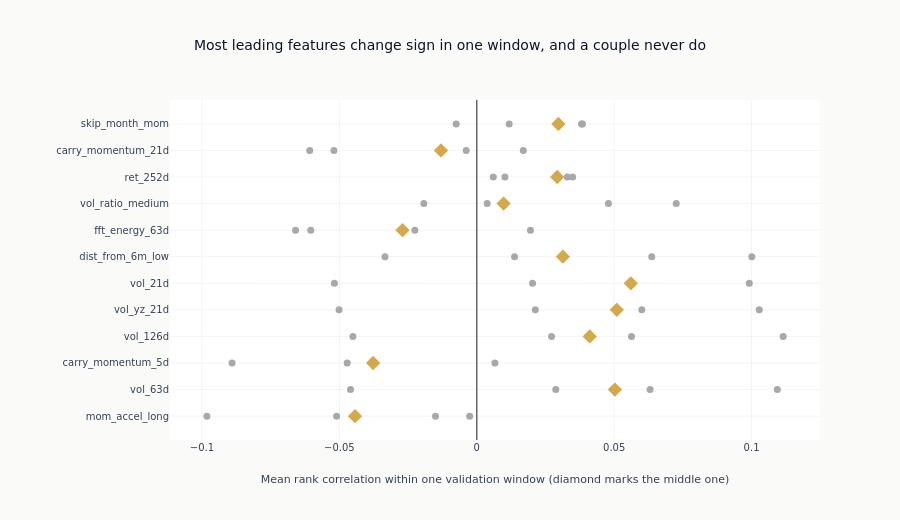

Notebook code cell kept with this figure:
### Markdown cell above
### The same features, one window at a time

The average above is drawn over the whole span. This is the same quantity computed
inside each validation window separately: one dot per window, with the middle one
marked. A feature whose dots sit on one side of zero is one the average describes; a
feature whose dots straddle zero has an average that is a compromise between periods
that disagreed. The dots and the marker are produced by the same function the
sign-consistency screen reads, so the marked value is always the middle of the windows
drawn beside it.

### Code cell
fold_features = [f for f in eval_summary["feature"].to_list() if f in fold_stats][:FOLDS_SHOWN]
fig = go.Figure()
for feat in fold_features:
    per_fold = fold_mean_ics(ic_timeseries[feat])
    fig.add_trace(
        go.Scatter(
            x=per_fold,
            y=[feat] * len(per_fold),
            mode="markers",
            marker=dict(color=GRAY_FILLS["muted"], size=7),
            showlegend=False,
        )
    )
    fig.add_trace(
        go.Scatter(
            x=[fold_stats[feat]["median_fold_ic"]],
            y=[feat],
            mode="markers",
            marker=dict(color=COLORS["amber"], size=11, symbol="diamond"),
            showlegend=False,
        )
    )
fig.add_vline(x=0, line=dict(color=GRAY_FILLS["border"], width=1))
fig.update_layout(
    template="ml4t",
    height=520,
    width=900,
    title_text="Most leading features change sign in one window, and a couple never do",
    xaxis_title="Mean rank correlation within one validation window (diamond marks the middle one)",
    margin=dict(l=170),
)
fig.show()

### Figure 1 — Plotly figure (JSON) as saved in the notebook; plotly's stock layout.template omitted (floating-point values rounded to 4 significant figures)
{"data": [{"marker": {"color": "#a8a8a8", "size": 7}, "mode": "markers", "showlegend": false, "type": "scatter", "x": [-0.01502, -0.05101, -0.002599, -0.0443, -0.09822], "y": ["mom_accel_long", "mom_accel_long", "mom_accel_long", "mom_accel_long", "mom_accel_long"]}, {"marker": {"color": "#D4A84B", "size": 11, "symbol": "diamond"}, "mode": "markers", "showlegend": false, "type": "scatter", "x": [-0.0443], "y": ["mom_accel_long"]}, {"marker": {"color": "#a8a8a8", "size": 7}, "mode": "markers", "showlegend": false, "type": "scatter", "x": [-0.04595, 0.06306, 0.1094, 0.05026, 0.02876], "y": ["vol_63d", "vol_63d", "vol_63d", "vol_63d", "vol_63d"]}, {"marker": {"color": "#D4A84B", "size": 11, "symbol": "diamond"}, "mode": "markers", "showlegend": false, "type": "scatter", "x": [0.05026], "y": ["vol_63d"]}, {"marker": {"color": "#a8a8a8", "size": 7}, "mode": "markers", "showlegend": false, "type": "scatter", "x": [0.006609, -0.03772, -0.03715, -0.04716, -0.08906], "y": ["carry_momentum_5d", "carry_momentum_5d", "carry_momentum_5d", "carry_momentum_5d", "carry_momentum_5d"]}, {"marker": {"color": "#D4A84B", "size": 11, "symbol": "diamond"}, "mode": "markers", "showlegend": false, "type": "scatter", "x": [-0.03772], "y": ["carry_momentum_5d"]}, {"marker": {"color": "#a8a8a8", "size": 7}, "mode": "markers", "showlegend": false, "type": "scatter", "x": [-0.04508, 0.05631, 0.1115, 0.04111, 0.02721], "y": ["vol_126d", "vol_126d", "vol_126d", "vol_126d", "vol_126d"]}, {"marker": {"color": "#D4A84B", "size": 11, "symbol": "diamond"}, "mode": "markers", "showlegend": false, "type": "scatter", "x": [0.04111], "y": ["vol_126d"]}, {"marker": {"color": "#a8a8a8", "size": 7}, "mode": "markers", "showlegend": false, "type": "scatter", "x": [-0.05011, 0.05095, 0.1028, 0.06006, 0.02131], "y": ["vol_yz_21d", "vol_yz_21d", "vol_yz_21d", "vol_yz_21d", "vol_yz_21d"]}, {"marker": {"color": "#D4A84B", "size": 11, "symbol": "diamond"}, "mode": "markers", "showlegend": false, "type": "scatter", "x": [0.05095], "y": ["vol_yz_21d"]}, {"marker": {"color": "#a8a8a8", "size": 7}, "mode": "markers", "showlegend": false, "type": "scatter", "x": [-0.05181, 0.05606, 0.09918, 0.05653, 0.0203], "y": ["vol_21d", "vol_21d", "vol_21d", "vol_21d", "vol_21d"]}, {"marker": {"color": "#D4A84B", "size": 11, "symbol": "diamond"}, "mode": "markers", "showlegend": false, "type": "scatter", "x": [0.05606], "y": ["vol_21d"]}, {"marker": {"color": "#a8a8a8", "size": 7}, "mode": "markers", "showlegend": false, "type": "scatter", "x": [-0.03339, 0.01375, 0.1001, 0.06367, 0.03135], "y": ["dist_from_6m_low", "dist_from_6m_low", "dist_from_6m_low", "dist_from_6m_low", "dist_from_6m_low"]}, {"marker": {"color": "#D4A84B", "size": 11, "symbol": "diamond"}, "mode": "markers", "showlegend": false, "type": "scatter", "x": [0.03135], "y": ["dist_from_6m_low"]}, {"marker": {"color": "#a8a8a8", "size": 7}, "mode": "markers", "showlegend": false, "type": "scatter", "x": [-0.06042, 0.01954, -0.02253, -0.02702, -0.06595], "y": ["fft_energy_63d", "fft_energy_63d", "fft_energy_63d", "fft_energy_63d", "fft_energy_63d"]}, {"marker": {"color": "#D4A84B", "size": 11, "symbol": "diamond"}, "mode": "markers", "showlegend": false, "type": "scatter", "x": [-0.02702], "y": ["fft_energy_63d"]}, {"marker": {"color": "#a8a8a8", "size": 7}, "mode": "markers", "showlegend": false, "type": "scatter", "x": [0.003783, 0.07259, -0.01926, 0.04793, 0.009761], "y": ["vol_ratio_medium", "vol_ratio_medium", "vol_ratio_medium", "vol_ratio_medium", "vol_ratio_medium"]}, {"marker": {"color": "#D4A84B", "size": 11, "symbol": "diamond"}, "mode": "markers", "showlegend": false, "type": "scatter", "x": [0.009761], "y": ["vol_ratio_medium"]}, {"marker": {"color": "#a8a8a8", "size": 7}, "mode": "markers", "showlegend": false, "type": "scatter", "x": [0.006024, 0.03296, 0.03488, 0.01024, 0.02926], "y": ["ret_252d", "ret_252d", "ret_252d", "ret_252d", "ret_252d"]}, {"marker": {"color": "#D4A84B", "size": 11, "symbol": "diamond"}, "mode": "markers", "showlegend": false, "type": "scatter", "x": [0.02926], "y": ["ret_252d"]}, {"marker": {"color": "#a8a8a8", "size": 7}, "mode": "markers", "showlegend": false, "type": "scatter", "x": [0.01693, -0.003844, -0.05199, -0.06079, -0.01302], "y": ["carry_momentum_21d", "carry_momentum_21d", "carry_momentum_21d", "carry_momentum_21d", "carry_momentum_21d"]}, {"marker": {"color": "#D4A84B", "size": 11, "symbol": "diamond"}, "mode": "markers", "showlegend": false, "type": "scatter", "x": [-0.01302], "y": ["carry_momentum_21d"]}, {"marker": {"color": "#a8a8a8", "size": 7}, "mode": "markers", "showlegend": false, "type": "scatter", "x": [-0.007505, 0.03812, 0.0297, 0.01179, 0.03846], "y": ["skip_month_mom", "skip_month_mom", "skip_month_mom", "skip_month_mom", "skip_month_mom"]}, {"marker": {"color": "#D4A84B", "size": 11, "symbol": "diamond"}, "mode": "markers", "showlegend": false, "type": "scatter", "x": [0.0297], "y": ["skip_month_mom"]}], "layout": {"height": 520, "margin": {"l": 170}, "shapes": [{"line": {"color": "#666666", "width": 1}, "type": "line", "x0": 0, "x1": 0, "xref": "x", "y0": 0, "y1": 1, "yref": "y domain"}], "title": {"text": "Most leading features change sign in one window, and a couple never do"}, "width": 900, "xaxis": {"title": {"text": "Mean rank correlation within one validation window (diamond marks the middle one)"}}}}
